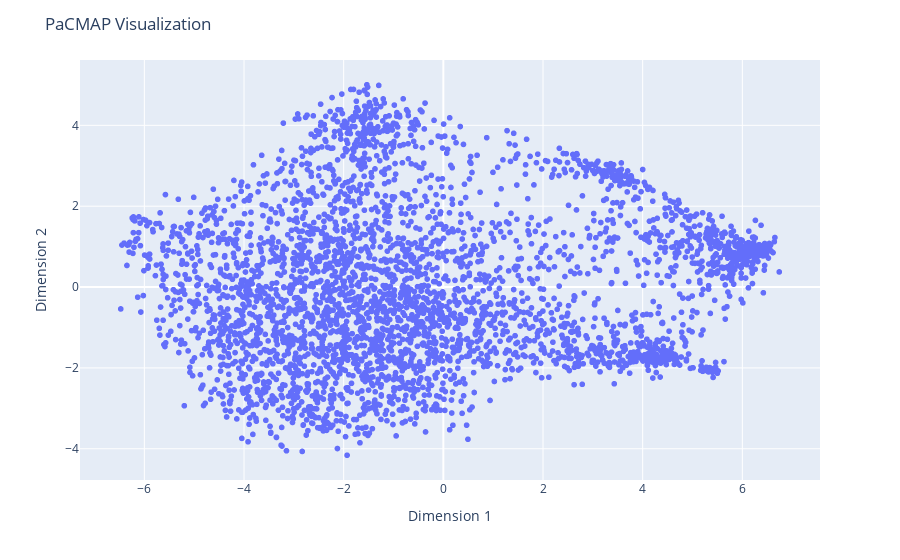

Here is the notebook cell this chart was saved with:
### Code cell
import plotly.express as px
import pandas as pd


# Create a Pandas DataFrame
df = pd.DataFrame(data=proj_3, columns=['Dimension 1', 'Dimension 2'])
df['Station Name'] = station_names

# Create the scatter plot using Plotly Express
fig = px.scatter(df, x='Dimension 1', y='Dimension 2', hover_data={'Station Name': True})


# Update the layout if needed
fig.update_layout(
    title="PaCMAP Visualization",
    xaxis_title="Dimension 1",
    yaxis_title="Dimension 2",
)

# Show the plot
fig.show()

### Figure 1 — Plotly figure (JSON) as saved in the notebook; plotly's stock layout.template omitted (floating-point values rounded to 4 significant figures; data arrays with more than 128 entries replaced by an {"elided": "..."} marker saying what was removed)
{"data": [{"customdata": {"elided": "3751x1 str values"}, "hovertemplate": "Dimension 1=%{x}<br>Dimension 2=%{y}<br>Station Name=%{customdata[0]}<extra></extra>", "legendgroup": "", "marker": {"color": "#636efa", "symbol": "circle"}, "mode": "markers", "name": "", "showlegend": false, "type": "scattergl", "x": {"elided": "3751 float values"}, "xaxis": "x", "y": {"elided": "3751 float values"}, "yaxis": "y"}], "layout": {"legend": {"tracegroupgap": 0}, "margin": {"t": 60}, "title": {"text": "PaCMAP Visualization"}, "xaxis": {"anchor": "y", "domain": [0, 1], "title": {"text": "Dimension 1"}}, "yaxis": {"anchor": "x", "domain": [0, 1], "title": {"text": "Dimension 2"}}}}
